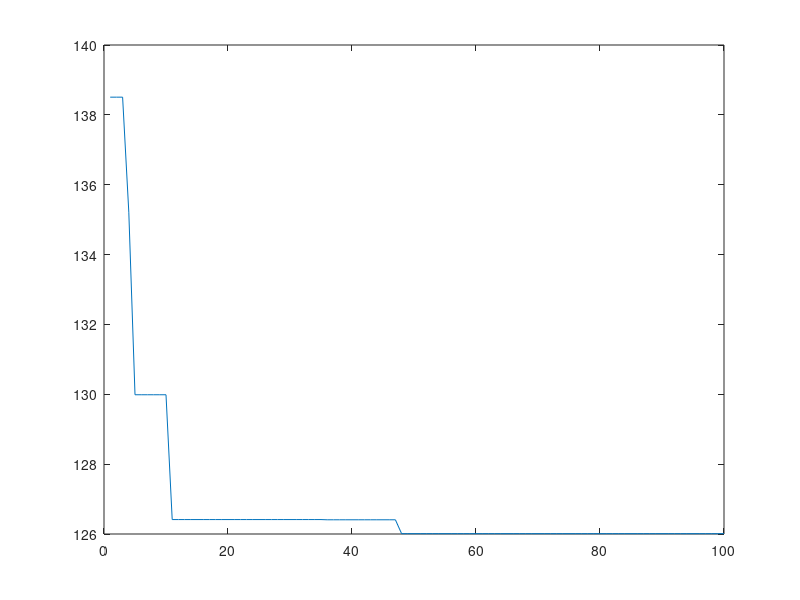

Source code (MATLAB):
close all; clear all; clc;
% Task 1 - Real-code GA

G=100; N=30; Ff=realmax; % Number of generations and agents (chromosomes)
C=[(rand(1,N)*4.8)+0.2;(rand(1,N)*4.8)+0.2;(rand(1,N)*4.8)+0.2]; % Initial chromosome
pC = 0.7; % Crossover probability
pM = 0.1; % Mutation probability
ix=linspace(0,1-0.5/N,N); Ff_ = []; % List of found minimums for plotting at the end
for g=1:G,
    for n=1:N,
        % Calculate the objective function for each agent (chromosome)
        f(g,n) = 20*C(1,n).*C(2,n) + 10*C(2,n).*C(3,n) +...
            20*C(1,n).*C(3,n) + 100/(C(1,n).*C(2,n).*C(3,n));
    end
    [mi,i]=min(f(g,:)); % Elitism step
    if mi<Ff % Is this minimum better than the current best?
        Ff=mi; FC=C(:,i); % If it is, store this chromosome and it's result
    end
    Ff_ = [Ff_ Ff]; % Best fitness history
    
    % Change objective function to make it a maximization problem
    f(g,:) = -f(g,:);
    mi=min(f(g,:));
    mx=max(f(g,:));
    % Scale objective function
    f(g,:)=(f(g,:)-mi)/(mx-mi+eps);
    f(g,:)=f(g,:)/sum(f(g,:)+eps);
    cf=cumsum(f(g,:));
    % Selection step
    for n=1:N
        % Has the chromosome found a better result?
        z(n)=min(find(cf >= ix(n)));
        Cn(:,n)=C(:,z(n));
    end;
    % Crossover step
    for n=1:2:N
        % If generated random number is less than crossover probability
        % Perform crossover
        if rand < pC
            % Randomise crossover ratio (equivalent to taking a random
            % crossover point in binary GA)
            r1=rand; r2=rand;
            % Perform the crossover
            C(:,n) = r1*Cn(:,n) + (1 - r1)*Cn(:,n+1);
            C(:,n+1) = r2*Cn(:,n+1) + (1 - r2)*Cn(:,n);
        else
            % If crossover wasn't performed, copy chromosome
            C(:,n) = Cn(:,n);
            C(:,n+1)=Cn(:,n+1);
        end;
    end;
    
    % Mutation step
    for n=1:N
        if rand < pM
            % If chromosome is to be mutated, regenerate chromosome
            C(:,n)=[(rand*4.8)+0.2; (rand*4.8)+0.2; (rand*4.8)+0.2];
        end;
    end;
end

figure; plot(Ff_)